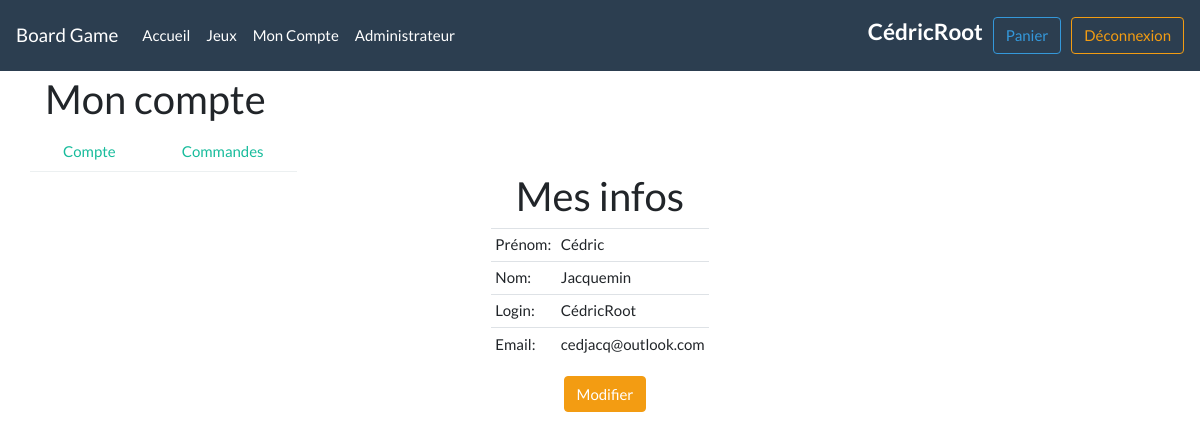
Screenshot of /account?case=infoAccount (signed in) with the database file from the repository.
### tables this page shows
CREATE TABLE `users`(
id INT AUTO_INCREMENT PRIMARY KEY,
firstName VARCHAR(50) NOT NULL,
lastName VARCHAR(50) NOT NULL,
login VARCHAR(50) NOT NULL UNIQUE,
passwordUser VARCHAR(100) NOT NULL,
email VARCHAR(100),
roleId INT NOT NULL DEFAULT 4,
FOREIGN KEY (roleId) REFERENCES roles (id)
);

### models/user.php (called while the page is built, shortened)
<?php
class User{
	private $firstName;
	private $lastName;
	private $login;
	private $email;
	public static function getLog(string $login){
		$pdo = DataBase::connect();
		$response = $pdo->prepare("SELECT * FROM users WHERE login = :login");
    $response->execute(array(':login' => $login));
    $response->setFetchMode( PDO::FETCH_CLASS, "User");
		$data = $response->fetch();
    return $data;
  }
  public function getFirstName(){
    return $this->firstName;
  }
  public function getLastName(){
    return $this->lastName;
  }
	public function getLogin(){
		return $this->login;
  }
  public function getEmail(){
    return $this->email;
  }
}
?>

### views/infoAccount.php (the view, shortened to what this page needs)
<h2 class="text-center">Mes infos</h2>
<div class="d-flex justify-content-center">
<div class="row">
    <table class="table table-sm">
<?php
echo '<tr>
<td>Prénom:</td>
<td>' . $user->getFirstName() .'</td>
</tr>
<tr>
<td>Nom:</td>
<td>' . $user->getLastName() .'</td>
</tr>
<tr>
<td>Login:</td>
<td>' . $user->getLogin() .'</td>
</tr>
<tr>
<td>Email:</td>
<td>' . $user->getEmail() .'</td>
</tr>';
?>
  </table>
</div>
</div>
<div class="d-flex justify-content-center">
  <div class="row">
    <?php
    echo '<a href="updateAccount?state=wait"><button type="submit" class="btn btn-warning">Modifier</button></a>';
    ?>
  </div>
</div>

### style.css (style rules this page uses)
button { margin-left: 10px; }

### rows the page displays
users: firstName "Cédric", lastName "Jacquemin", login "CédricRoot", email "cedjacq@outlook.com"

### other values shown
$_SESSION['login'] "CédricRoot"
